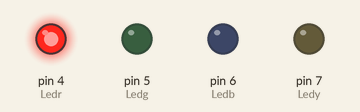
Bench run of a sketch on a simulated Arduino Uno, built with avr-gcc and run on an emulated ATmega328P. On the bench: output pins drawn as LEDs (lit = HIGH).

Above: at 0.5 s.
At 2.5 s:
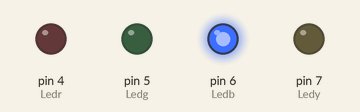
At 5.5 s:
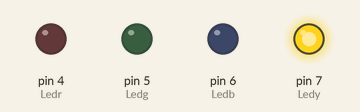
At 9.5 s:
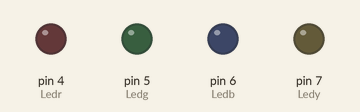
At 11.5 s:
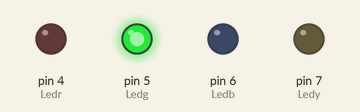
Timing chart, 0 to 13.0 s (numbered marks = the images above):
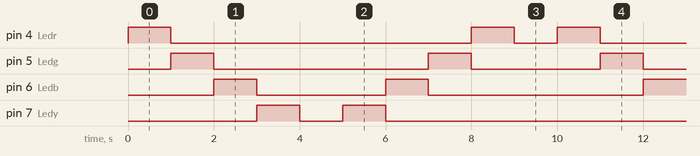

The sketch:

sketch_feb18a.ino
```cpp
#define Ledr 4
#define Ledg 5
#define Ledb 6
#define Ledy 7

void setup() {

pinMode(Ledr,OUTPUT);
pinMode(Ledg,OUTPUT);
pinMode(Ledb,OUTPUT);
pinMode(Ledy,OUTPUT);

}


void loop() {
  ForwardOn();
  BackwardOn();

}


void ForwardOn()
{
  digitalWrite(Ledr,1);
  delay(1000);
  digitalWrite(Ledr,0);
  digitalWrite(Ledg,1);
  delay(1000);
  digitalWrite(Ledg,0);
  digitalWrite(Ledb,1);
  delay(1000);
  digitalWrite(Ledb,0);
  digitalWrite(Ledy,1);
  delay(1000);
  digitalWrite(Ledy,0);
  delay(1000);
  }
void BackwardOn()
{
  digitalWrite(Ledy,1);
  delay(1000);
  digitalWrite(Ledy,0);
  digitalWrite(Ledb,1);
  delay(1000);
  digitalWrite(Ledb,0);
  digitalWrite(Ledg,1);
  delay(1000);
  digitalWrite(Ledg,0);
  digitalWrite(Ledr,1);
  delay(1000);
  digitalWrite(Ledr,0);
  delay(1000);
  }
```

Measured:
- by itself, pin 4 (Ledr): repeats every 10.0 s: LOW 7.0 s, HIGH 1.0 s, LOW 1.0 s, HIGH 1.0 s
- by itself, pin 5 (Ledg): repeats every 10.0 s: LOW 5.0 s, HIGH 1.0 s, LOW 3.0 s, HIGH 1.0 s
- by itself, pin 6 (Ledb): repeats every 10.0 s: LOW 3.0 s, HIGH 1.0 s, LOW 5.0 s, HIGH 1.0 s
- by itself, pin 7 (Ledy): repeats every 10.0 s: LOW 1.0 s, HIGH 1.0 s, LOW 7.0 s, HIGH 1.0 s
